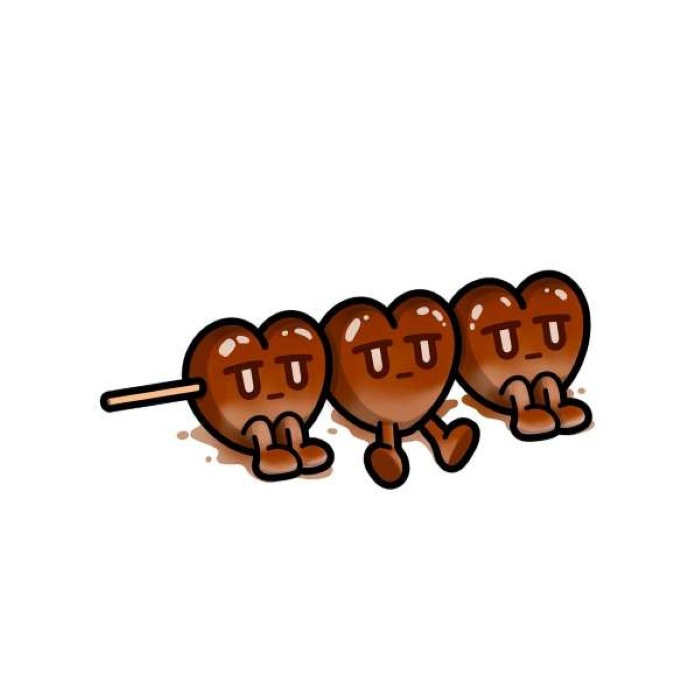
#> input picture dumplings.jpg, 700 x 700 px, found by its file name
$ python 0203filter.py
#> lines starting #> are read from the running program, lines starting #| are printed output that depends on the picture
import numpy as np
import cv2
"""
pip install opencv-python
"""
#print(cv2.__version__)

#取自己的圖片(JPG/PNG)
img = cv2.imread(r"C:\Users\user\Desktop\AI Python\dumplings.jpg")
#> img is the input picture: shape (700, 700, 3); mean B, G, R 225.8, 229.2, 236.3
#cv2.imshow('Usagi',img) #用OpenCV顯示，放視窗標題跟圖片物件

gray_img = cv2.cvtColor(img, cv2.COLOR_RGB2GRAY)
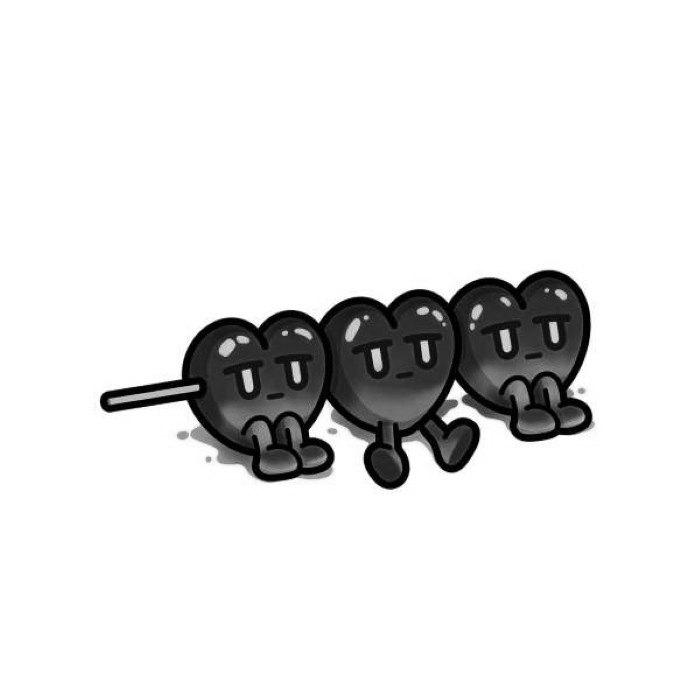
#> gray_img: shape (700, 700); min 0, max 255, mean 229
#resized_image= cv2.resize(gray_img, (int(gray_img.shape[1]*0.5),int(gray_img.shape[1]*0.5)))
cv2.imshow('Usagi_gray', gray_img)

kernel = np.array(([0, 0, 0],
                   [0, 1.4, 0],
                   [0, 0, 0],))

#filter_img = cv2.filter2D(gray_img, -1, kernel)
#cv2.imshow('Usagi_gray_filter', filter_img)

cv2.waitKey(0) #按任一鍵後才執行下一輪
cv2.destroyAllWindows() #關閉所有視窗

import matplotlib.pyplot as plt
from scipy import signal

#matrix_img = np.array(img)
#> (the run stopped early here; a loop or call above may not have finished)
